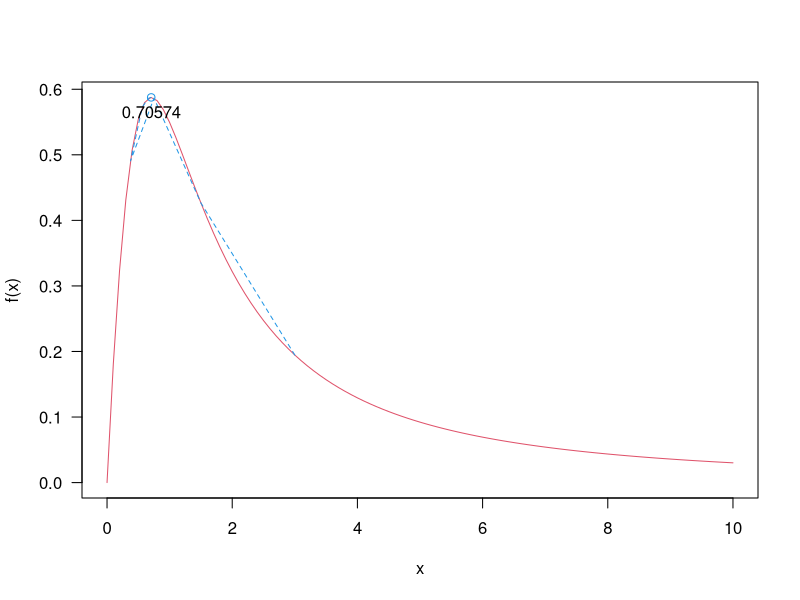

Recreate this plot in R.
## The derivative f1 of f
fexp <- expression(log(1+2*x) / (1+x^2) )
f1exp <- D(fexp,"x")
f <- function(x){
  eval(fexp)
  }
f1 <- function(x){
  eval(f1exp)
  }

## Initial values
a <- 0
b <- 6
x <- a+(b-a)/2
itr <- 40
bitraj <- c(1:itr)
biftraj <- c(1:itr)

## Bisection
for (i in 1:itr){
  bitraj[i] <- x
  biftraj[i] <- f(x)
  if (f1(a)*f1(x) < 0)
    {b = x}
  else 
    {a = x}
  x = a+(b-a)/2
}

## Plotting
curve(f,from=0,to=10,las=1,col=2)
lines(bitraj,biftraj,col=4,lty=2)
points(x,f(x),col=4)
text(x,f(x),round(x,5),pos=1)
  
